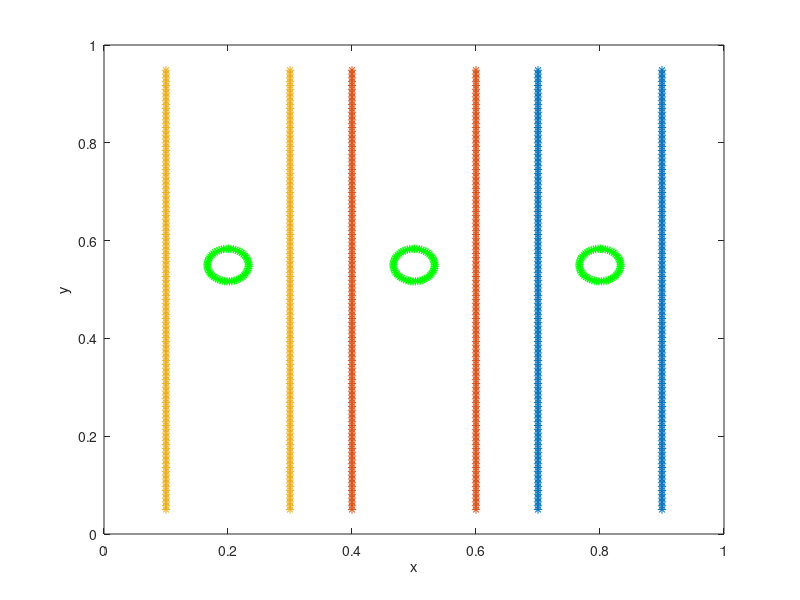

The MATLAB script that drew this image:
%-------------------------------------------------------------------------------------------------------------------%
%
% IB2d is an Immersed Boundary Code (IB) for solving fully coupled non-linear 
% 	fluid-structure interaction models. This version of the code is based off of
%	Peskin's Immersed Boundary Method Paper in Acta Numerica, 2002.
%
% Author: Nicholas A. Battista
% Email:  nick.battista@unc.edu
% Date Created: May 27th, 2015
% Institution: UNC-CH
%
% This code is capable of creating Lagrangian Structures using:
% 	1. Springs
% 	2. Beams (*torsional springs)
% 	3. Target Points
%	4. Muscle-Model (combined Force-Length-Velocity model, "HIll+(Length-Tension)")
%
% One is able to update those Lagrangian Structure parameters, e.g., spring constants, resting %%	lengths, etc
% 
% There are a number of built in Examples, mostly used for teaching purposes. 
% 
% If you would like us %to add a specific muscle model, please let Nick (nick.battista@unc.edu) know.
%
%--------------------------------------------------------------------------------------------------------------------%

%%%%%%%%%%%%%%%%%%%%%%%%%%%%%%%%%%%%%%%%%%%%%%%%%%%%%%%%%%%%%%%%%%%%%%%%%%%%%%%%%%%%%%
%
% FUNCTION: creates the CHANNEL_CHANNEL-EXAMPLE geometry and prints associated input files
%
%%%%%%%%%%%%%%%%%%%%%%%%%%%%%%%%%%%%%%%%%%%%%%%%%%%%%%%%%%%%%%%%%%%%%%%%%%%%%%%%%%%%%%

function Channel_Channel()

%
% Grid Parameters (MAKE SURE MATCHES IN input2d !!!)
%
Nx =  64;        % # of Eulerian Grid Pts. in x-Direction (MUST BE EVEN!!!)
Ny =  64;        % # of Eulerian Grid Pts. in y-Direction (MUST BE EVEN!!!)
Lx = 1.0;        % Length of Eulerian Grid in x-Direction
Ly = 1.0;        % Length of Eulerian Grid in y-Direction


% Immersed Structure Geometric / Dynamic Parameters %
ds= min(Lx/(2*Nx),Ly/(2*Ny));  % Lagrangian spacing
L = 0.9*Lx;                    % Length of Channel
w = 0.2*Ly;                    % Width of Channel
x0 = 0.5;                      % x-Center for Cylinder
y0 = 0.55;                      % y-Center for Cylinder
r = w/6;                       % Radii of Cylinder
struct_name = 'channel'; % Name for .vertex, .spring, etc files.


% Call function to construct geometry
[yLag_T,xLag_T] = give_Me_Channel_Immsersed_Boundary_Geometry(ds,L,w,Lx,Ly);
[xLag_C,yLag_C] = give_Me_Cylinder_Immsersed_Boundary_Geometry(ds,r,x0,y0);

%Upper Channel / Cell
xLag_T1 = xLag_T+0.3; yLag_T1 = yLag_T;
xLag_C1 = xLag_C+0.3; yLag_C1 = yLag_C;

%Middle Channel / Cell
xLag_T2 = xLag_T; yLag_T2 = yLag_T;
xLag_C2 = xLag_C; yLag_C2 = yLag_C;

%Lower Channel / Cell
xLag_T3 = xLag_T-0.3; yLag_T3 = yLag_T;
xLag_C3 = xLag_C-0.3; yLag_C3 = yLag_C;


% Plot Geometry to test
plot(xLag_T1(1:end/2),yLag_T1(1:end/2),'r-'); hold on;
plot(xLag_T2(1:end/2),yLag_T2(1:end/2),'r-'); hold on;
plot(xLag_T3(1:end/2),yLag_T3(1:end/2),'r-'); hold on;
plot(xLag_T1(end/2+1:end),yLag_T1(end/2+1:end),'r-'); hold on;
plot(xLag_T2(end/2+1:end),yLag_T2(end/2+1:end),'r-'); hold on;
plot(xLag_T3(end/2+1:end),yLag_T3(end/2+1:end),'r-'); hold on;
%
plot(xLag_C1,yLag_C1,'r-'); hold on;
plot(xLag_C2,yLag_C2,'r-'); hold on;
plot(xLag_C3,yLag_C3,'r-'); hold on;
%
plot(xLag_T1,yLag_T1,'*'); hold on;
plot(xLag_T2,yLag_T2,'*'); hold on;
plot(xLag_T3,yLag_T3,'*'); hold on;
%
plot(xLag_C1,yLag_C1,'g*'); hold on;
plot(xLag_C2,yLag_C2,'g*'); hold on;
plot(xLag_C3,yLag_C3,'g*'); hold on;
%
xlabel('x'); ylabel('y');
axis([0 Lx 0 Ly]);


% Combine all lagrangian pts into one vector
xLag = [xLag_C1 xLag_C2 xLag_C3 xLag_T1 xLag_T2 xLag_T3]; % Add xLagPts from Circle to xLag Pt. Vector (*no springs or beams*)
yLag = [yLag_C1 yLag_C2 yLag_C3 yLag_T1 yLag_T2 yLag_T3]; % Add xLagPts from Circle to xLag Pt. Vector (*no springs or beams*)

% Prints .vertex file!
print_Lagrangian_Vertices(xLag,yLag,struct_name);

% Prints .mass file!
k_Mass = 1e6;         % 'spring' stiffness parameter for tethering
Mass = [2.75e0 5e-1 6.5e-4];          % "MASS" value for 'ghost' nodal movement
print_Lagrangian_Mass_Pts(xLag_C1,k_Mass,Mass,struct_name);

% Prints .spring file!
k_Spring = 5e7; ds_Rest = sqrt( ( xLag_C(1)-xLag_C(2)  )^2 + ( yLag_C(1)-yLag_C(2)  )^2    );
print_Lagrangian_Springs(xLag_C,yLag_C,k_Spring,ds_Rest,r,struct_name);

% Prints .beam file!
k_Beam = 1e7; C = 0;%1/r; %(curvature of a circle)
print_Lagrangian_Beams(xLag_C,yLag_C,k_Beam,C,struct_name);

% Prints .target file!
k_Target = 1e7; Noff = 3*length(xLag_C);
print_Lagrangian_Target_Pts(xLag_T,Noff,k_Target,struct_name);

%%%%%%%%%%%%%%%%%%%%%%%%%%%%%%%%%%%%%%%%%%%%%%%%%%%%%%%%%%%%%%%%%%%%%%%%
%
% FUNCTION: prints VERTEX points to a file called rubberband.vertex
%
%%%%%%%%%%%%%%%%%%%%%%%%%%%%%%%%%%%%%%%%%%%%%%%%%%%%%%%%%%%%%%%%%%%%%%%%

function print_Lagrangian_Vertices(xLag,yLag,struct_name)

    N = length(xLag);

    vertex_fid = fopen([struct_name '.vertex'], 'w');

    fprintf(vertex_fid, '%d\n', N );

    %Loops over all Lagrangian Pts.
    for s = 1:N
        X_v = xLag(s);
        Y_v = yLag(s);
        fprintf(vertex_fid, '%1.16e %1.16e\n', X_v, Y_v);
    end

    fclose(vertex_fid); 
    
%%%%%%%%%%%%%%%%%%%%%%%%%%%%%%%%%%%%%%%%%%%%%%%%%%%%%%%%%%%%%%%%%%%%%%%%
%
% FUNCTION: prints TARGET points to a file called rubberband.vertex
%
%%%%%%%%%%%%%%%%%%%%%%%%%%%%%%%%%%%%%%%%%%%%%%%%%%%%%%%%%%%%%%%%%%%%%%%%

function print_Lagrangian_Target_Pts(xLag,Noff,k_Target,struct_name)

    N = 3*length(xLag); %for 3 channels

    target_fid = fopen([struct_name '.target'], 'w');

    fprintf(target_fid, '%d\n', N );

    %Loops over all Lagrangian Pts.
    for s = 1:N
        fprintf(target_fid, '%d %1.16e\n', Noff+s, k_Target); %to choose correct lag. pt.
    end

    fclose(target_fid); 
    
%%%%%%%%%%%%%%%%%%%%%%%%%%%%%%%%%%%%%%%%%%%%%%%%%%%%%%%%%%%%%%%%%%%%%%%%
%
% FUNCTION: prints TARGET points to a file called struct_name.mass
%
%%%%%%%%%%%%%%%%%%%%%%%%%%%%%%%%%%%%%%%%%%%%%%%%%%%%%%%%%%%%%%%%%%%%%%%%  
    
function print_Lagrangian_Mass_Pts(xLag,kMass,Mass,struct_name)

    %LOOP OVER LAG PTS FOR MASS PTS IN LAGRANGIAN INDEXING

    N = length(xLag);

    mass_fid = fopen([struct_name '.mass'], 'w');

    fprintf(mass_fid, '%d\n', 3*N );

    %Loops over all Lagrangian Pts.
    for s = 1:N
        fprintf(mass_fid, '%d %1.16e %1.16e\n', s, kMass,Mass(1));
    end
    for s = N+1:2*N
        fprintf(mass_fid, '%d %1.16e %1.16e\n', s, kMass,Mass(2));
    end
    for s = 2*N+1:3*N
        fprintf(mass_fid, '%d %1.16e %1.16e\n', s, kMass,Mass(3));
    end
    

    fclose(mass_fid); 
   
%%%%%%%%%%%%%%%%%%%%%%%%%%%%%%%%%%%%%%%%%%%%%%%%%%%%%%%%%%%%%%%%%%%%%%%%%%%%%%%%%%%%%
%
% FUNCTION: prints BEAM (Torsional Spring) points to a file called rubberband.beam
%
%%%%%%%%%%%%%%%%%%%%%%%%%%%%%%%%%%%%%%%%%%%%%%%%%%%%%%%%%%%%%%%%%%%%%%%%%%%%%%%%%%%%%

function print_Lagrangian_Beams(xLag,yLag,k_Beam,C,struct_name)

    % k_Beam: beam stiffness
    % C: beam curvature
    
    N = length(xLag); % NOTE: Total number of beams = Number of Total Lag Pts. - 2

    beam_fid = fopen([struct_name '.beam'], 'w');

    fprintf(beam_fid, '%d\n', 3*N );

    %spring_force = kappa_spring*ds/(ds^2);

    %BEAMS BETWEEN VERTICES
    for s = 1:N
            if s==1 
                fprintf(beam_fid, '%d %d %d %1.16e %1.16e\n',N, s, s+1,   k_Beam, C);  
            elseif  s <= N-1         
                fprintf(beam_fid, '%d %d %d %1.16e %1.16e\n',s-1, s, s+1, k_Beam, C);  
            elseif s==N
                fprintf(beam_fid, '%d %d %d %1.16e %1.16e\n',s-1, s, 1,   k_Beam, C);
            end
    end
    
    for s = N+1:2*N
            if s==N+1 
                fprintf(beam_fid, '%d %d %d %1.16e %1.16e\n',2*N, s, s+1,   k_Beam, C);  
            elseif  s <= 2*N-1         
                fprintf(beam_fid, '%d %d %d %1.16e %1.16e\n',s-1, s, s+1, k_Beam, C);  
            elseif s==2*N
                fprintf(beam_fid, '%d %d %d %1.16e %1.16e\n',s-1, s, N+1,   k_Beam, C);
            end
    end
    
    for s = 2*N+1:3*N
            if s==2*N+1 
                fprintf(beam_fid, '%d %d %d %1.16e %1.16e\n',3*N, s, s+1,   k_Beam, C);  
            elseif  s <= 3*N-1         
                fprintf(beam_fid, '%d %d %d %1.16e %1.16e\n',s-1, s, s+1, k_Beam, C);  
            elseif s==3*N
                fprintf(beam_fid, '%d %d %d %1.16e %1.16e\n',s-1, s, 2*N+1,   k_Beam, C);
            end
    end
    fclose(beam_fid); 


%%%%%%%%%%%%%%%%%%%%%%%%%%%%%%%%%%%%%%%%%%%%%%%%%%%%%%%%%%%%%%%%%%%%%%%%
%
% FUNCTION: prints SPRING points to a file called rubberband.spring
%
%%%%%%%%%%%%%%%%%%%%%%%%%%%%%%%%%%%%%%%%%%%%%%%%%%%%%%%%%%%%%%%%%%%%%%%%

function print_Lagrangian_Springs(xLag,yLag,k_Spring,ds_Rest,r,struct_name)

    N = length(xLag);

    spring_fid = fopen([struct_name '.spring'], 'w');

    fprintf(spring_fid, '%d\n', 3*N + 3/2*N ); %N MUST BE EVEN!

    %spring_force = kappa_spring*ds/(ds^2);

    %SPRINGS BETWEEN VERTICES
    for s = 1:3*N
            if s < N         
                fprintf(spring_fid, '%d %d %1.16e %1.16e\n', s, s+1, k_Spring, ds_Rest);  
            elseif s==N
                %Case s=N
                fprintf(spring_fid, '%d %d %1.16e %1.16e\n', s, 1,   k_Spring, ds_Rest);  
            elseif ( ( s>N ) && ( s<2*N ) )
                fprintf(spring_fid, '%d %d %1.16e %1.16e\n', s, s+1, k_Spring, ds_Rest);  
            elseif s==2*N
                fprintf(spring_fid, '%d %d %1.16e %1.16e\n', s, N+1,   k_Spring, ds_Rest); 
            elseif ( ( s>2*N ) && ( s<3*N ) )
                fprintf(spring_fid, '%d %d %1.16e %1.16e\n', s, s+1, k_Spring, ds_Rest);  
            elseif s==3*N
                fprintf(spring_fid, '%d %d %1.16e %1.16e\n', s, 2*N+1,   k_Spring, ds_Rest); 
            end
    end
    
    for s=1:N/2
        fprintf(spring_fid, '%d %d %1.16e %1.16e\n', s, s+N/2, k_Spring/100, 2*r);  
    end
    for s=1:N/2
        fprintf(spring_fid, '%d %d %1.16e %1.16e\n', N+s, N + s+N/2, k_Spring/100, 2*r);  
    end
    for s=1:N/2
        fprintf(spring_fid, '%d %d %1.16e %1.16e\n', 2*N+s, 2*N + s+N/2, k_Spring/100, 2*r);  
    end
    fclose(spring_fid); 
    
    

%%%%%%%%%%%%%%%%%%%%%%%%%%%%%%%%%%%%%%%%%%%%%%%%%%%%%%%%%%%%%%%%%%%%%%%%
%
% FUNCTION: creates the Lagrangian structure geometry for channel
%
%%%%%%%%%%%%%%%%%%%%%%%%%%%%%%%%%%%%%%%%%%%%%%%%%%%%%%%%%%%%%%%%%%%%%%%%

function [xLag,yLag] = give_Me_Channel_Immsersed_Boundary_Geometry(ds,L,w,Lx,Ly)

% The immsersed structure is a channel %
x = (Lx-L)/2:ds:(L+(Lx-L)/2);  %xPts
yBot = (Ly-w)/2;               %yVal for bottom of Channel
yTop = Ly - (Ly-w)/2;          %yVal for top of Channel

xLag = [x x];
yLag = [yBot*ones(1,length(x)) yTop*ones(1,length(x))];

%%%%%%%%%%%%%%%%%%%%%%%%%%%%%%%%%%%%%%%%%%%%%%%%%%%%%%%%%%%%%%%%%%%%%%%%
%
% FUNCTION: creates the Lagrangian structure geometry for cylinder
%
%%%%%%%%%%%%%%%%%%%%%%%%%%%%%%%%%%%%%%%%%%%%%%%%%%%%%%%%%%%%%%%%%%%%%%%%

function [xLag,yLag] = give_Me_Cylinder_Immsersed_Boundary_Geometry(ds,r,x0,y0)

% The immsersed structure is a cylinder %

dtheta = ds/ (2*r);
theta = 0; i=1;
while theta < 2*pi
   xLag(i) = x0 - r*cos(theta);
   yLag(i) = y0 - r*sin(theta);
   theta = theta + dtheta;
   i=i+1;
end

   
   
